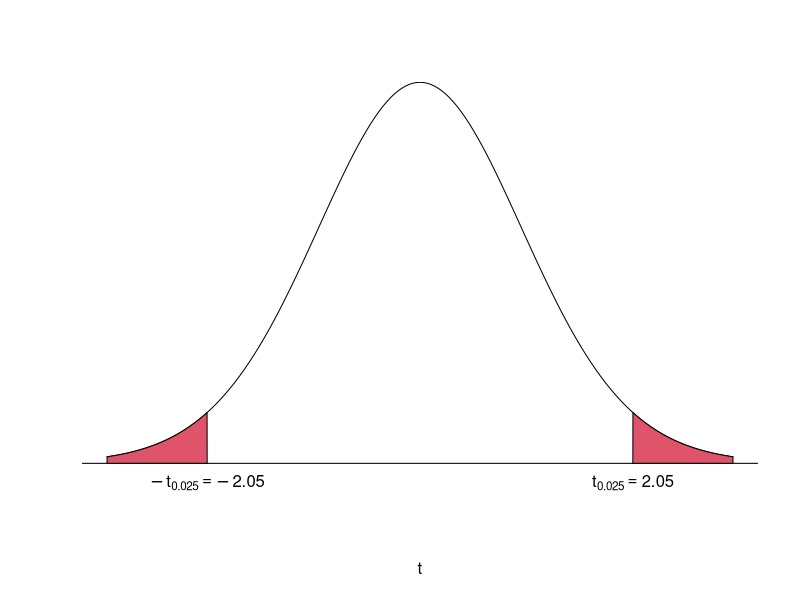

Write the R code that produced this figure.
#--------------------------------#
#### 1. Z-통계량 구하기 ####
#--------------------------------#

mean_15 = 120
mean_20 = 125
sd_20   = 15
N       = 30
z_value = (125 - 120) / (15 / sqrt(N))

# https://www.geogebra.org/classic#probability

#--------------------------------#
#### 2. Z-분포 구하기 ####
#--------------------------------#
# 유의수준 0.05에서 양측검정을 실시한다. 
qt(0.025, df = 30) # why 0.025? 양측검정이기 때문
# [1] -2.042272

x <- seq(-3, 3, by=0.001)
y <- dt(x, df=N)
plot(x, y, type="l", axes=F, ylim=c(-0.02, 0.38), main="", xlab="t", ylab="")
abline(h=0)
alpha <- 0.05
ul <- round(qt(1-(alpha/2), df=N), 2)
ll <- -ul
polygon(c(-3, x[x<ll], ll), c(0, y[x<ll], 0), col=2)
polygon(c(ul, x[x>ul], 3), c(0, y[x>ul], 0), col=2)

# arrows(z_value, 0.05, z_value, 0, length=0.1, col = "red")
# text(z_value, 0.07, paste("t=", round(z_value, 3)))

text(ll, -0.02, expression(-t[0.025]==-2.05))
text(ul, -0.02, expression(t[0.025]==2.05))
